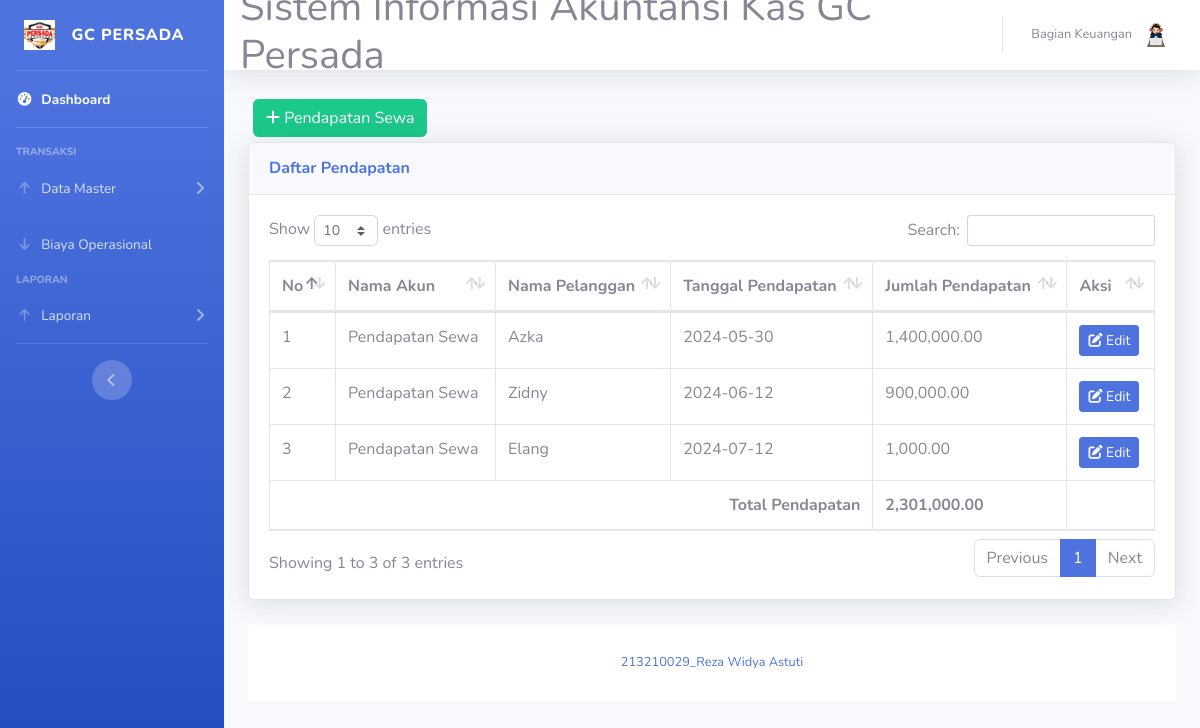
/pendapatan-sewa.php (signed in), run on an earlier commit of the app's database.
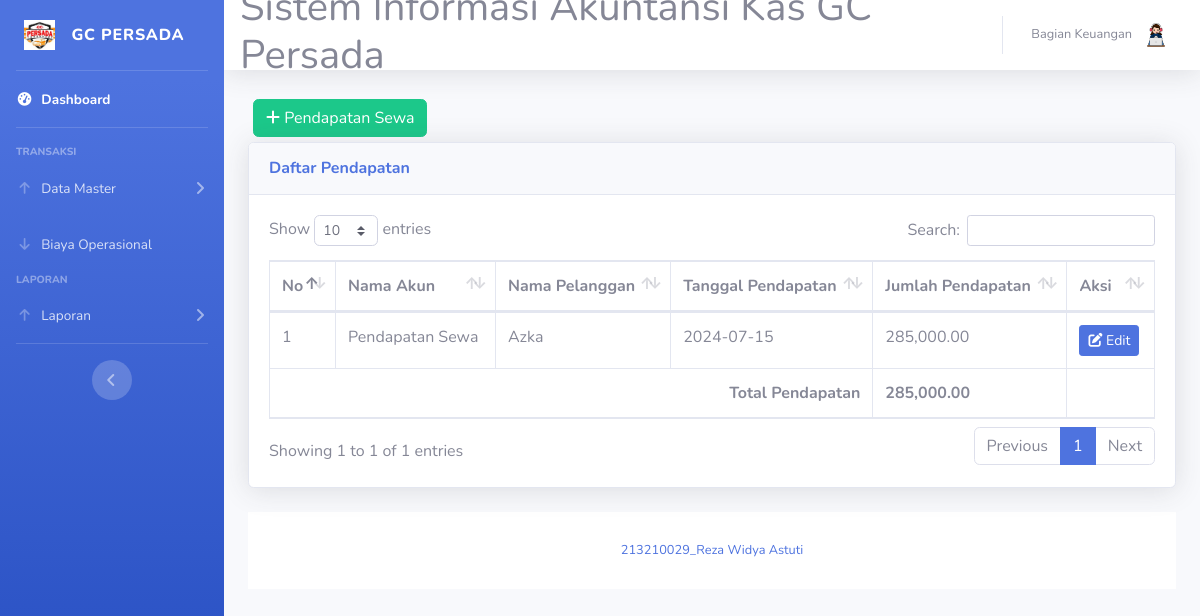
And on a later commit of the database.
### tables this page shows
CREATE TABLE `pendapatan_sewa` (
  `id_pendapatan` int(4) NOT NULL,
  `id_akun` varchar(15) NOT NULL,
  `no_pelanggan` varchar(4) NOT NULL,
  `id_sewa` int(2) NOT NULL,
  `nama_pendapatan` varchar(20) NOT NULL,
  `tgl_pendapatan` date NOT NULL,
  `jumlah_pendapatan` int(11) NOT NULL
);

CREATE TABLE `kategori_akun` (
  `id_akun` varchar(5) NOT NULL,
  `nama_akun` varchar(25) NOT NULL
);

CREATE TABLE `pelanggan` (
  `no_pelanggan` int(2) NOT NULL,
  `nama` varchar(15) NOT NULL,
  `alamat` varchar(20) NOT NULL,
  `no_hp` varchar(13) NOT NULL,
  `img` varchar(25) NOT NULL
);

### pendapatan-sewa.php (the view, shortened to what this page needs)
<?php
require 'koneksi.php';
?>
<!DOCTYPE html>
<html lang="en">
<head>
  <link href="vendor/fontawesome-free/css/all.min.css" rel="stylesheet" type="text/css">
  <link href="css/sb-admin-2.min.css" rel="stylesheet">
  <link href="vendor/datatables/dataTables.bootstrap4.min.css" rel="stylesheet">
</head>
<body id="page-top">
  <?php $role = $_SESSION['role_id'];
  $role == '3' ? require('sidebar-karyawan.php') : require('sidebar.php') ?>
  <?php require 'navbar.php'; ?>
  <div id="content">
    <div class="container-fluid">
    <button type="button" class="btn btn-success" style="margin:5px" data-toggle="modal" data-target="#myModalTambah"><i class="fa fa-plus"></i> Pendapatan Sewa</button><br>
      <div class="card shadow mb-4">
        <div class="card-header py-3">
          <h6 class="m-0 font-weight-bold text-primary">Daftar Pendapatan</h6>
        </div>
        <div class="card-body">
          <div class="table-responsive">
            <table class="table table-bordered" id="dataTable" width="100%" cellspacing="0">
              <thead>
                <tr>
                  <th>No</th>
                  <th>Nama Akun</th>
                  <th>Nama Pelanggan</th>
                  <th>Tanggal Pendapatan</th>
                  <th>Jumlah Pendapatan</th>
                  <th>Aksi</th>
                </tr>
              </thead>
              <tbody>
                <?php
                $no = 0;
                $total_pendapatan = 0;
                $query = mysqli_query($koneksi, "SELECT pendapatan_sewa.*, kategori_akun.nama_akun, pelanggan.nama FROM pendapatan_sewa JOIN kategori_akun ON pendapatan_sewa.id_akun=kategori_akun.id_akun JOIN pelanggan ON pelanggan.no_pelanggan = pendapatan_sewa.no_pelanggan");
                while ($data = mysqli_fetch_assoc($query)) {
                  $total_pendapatan += $data['jumlah_pendapatan'];
                ?>
                  <tr>
                    <td><?= $no += 1; ?></td>
                    <td><?= $data['nama_akun'] ?></td>
                    <td><?= $data['nama'] ?></td>
                    <td><?= $data['tgl_pendapatan'] ?></td>
                    <td><?= number_format($data['jumlah_pendapatan'], 2) ?></td>
                    <td>
                    <a href="#" type="button" class="btn btn-primary btn-sm" data-toggle="modal" data-target="#myModal<?= $data['id_pendapatan']; ?>"><i class="fa fa-edit"></i> Edit</a>
                    </td>
                  </tr>
                <?php } ?>
              <tfoot>
                <tr>
                  <td colspan="4" align="right"><strong>Total Pendapatan</strong></td>
                  <td><strong><?= number_format($total_pendapatan, 2); ?></strong></td>
                  <td></td>
                </tr>
              </tfoot>
              </tbody>
            </table>
          </div>
        </div>
      </div>
    </div>
    <?php require 'footer.php'; ?>
  </div>
</body>
</html>

What changed in the data, as far as the page shows it:
removed pendapatan_sewa: no "1", id_akun.nama_akun "Pendapatan Sewa", pelanggan.nama "Azka", tgl_pendapatan "2024-05-30", jumlah_pendapatan "1,400,000.00"
removed pendapatan_sewa: no "2", id_akun.nama_akun "Pendapatan Sewa", pelanggan.nama "Zidny", tgl_pendapatan "2024-06-12", jumlah_pendapatan "900,000.00"
removed pendapatan_sewa: no "3", id_akun.nama_akun "Pendapatan Sewa", pelanggan.nama "Elang", tgl_pendapatan "2024-07-12", jumlah_pendapatan "1,000.00"
added pendapatan_sewa: no "1", id_akun.nama_akun "Pendapatan Sewa", pelanggan.nama "Azka", tgl_pendapatan "2024-07-15", jumlah_pendapatan "285,000.00"
Also different on the page:
text written by a page script: "Show entries Search: Showing 1 to 3 of 3 entries Previous 1 Next" → "Show entries Search: Showing 1 to 1 of 1 entries Previous 1 Next"
$total_pendapatan: "2,301,000.00" → "285,000.00"
